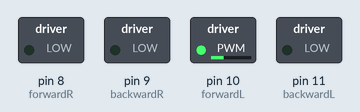
Recording of a sketch running on a simulated Arduino Uno, built with avr-gcc and run on an emulated ATmega328P. On the bench: switched loads named in the sketch (green lamp = pin HIGH). What the sketch prints to the serial monitor is not drawn.

Above: at 0.1 s.
Timing chart, 0 to 1.6 s (numbered marks = the images above):
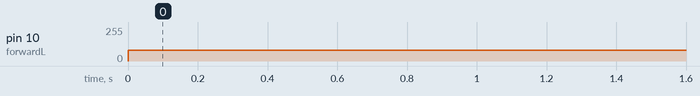

Measured:
- by itself, pin 10 (forwardL): 0/255 → 80/255 at 0.00 s

The sketch:

Test_41_Testing_VIN_Detection_stopR_stopL.ino
```cpp
#define forwardR 8
#define backwardR 9
#define forwardL 10
#define backwardL 11
volatile boolean stopR=true, stopL=true;

void setup() {
  Serial.begin(9600);
  // put your setup code here, to run once:
  pinMode(forwardR, OUTPUT);
  pinMode(backwardR, OUTPUT);
  pinMode(forwardL, OUTPUT);
  pinMode(backwardL, OUTPUT);

  stopR= !((digitalRead(forwardR) == HIGH) || (digitalRead(backwardR) == HIGH));
  stopL= !((digitalRead(forwardL) == HIGH) || (digitalRead(backwardL) == HIGH));
}
void motorR(volatile double vR) {
  if (vR > 0) {
    analogWrite(forwardR, vR);
    analogWrite(backwardR, 0);
  }
  else {
    analogWrite(forwardR, 0);
    analogWrite(backwardR, -vR);
  }
}
void motorL(volatile double vL) {
  if (vL > 0) {
    analogWrite(forwardL, vL);
    analogWrite(backwardL, 0);
  }
  else {
    analogWrite(forwardL, 0);
    analogWrite(backwardL, -vL);
  }
}

void loop() {
  // put your main code here, to run repeatedly:
  motorR(0);
  motorL(80);
   Serial.print("stopR= ");
   Serial.print(stopR);
   Serial.print("stopL= ");
   Serial.println(stopL);
}
```
